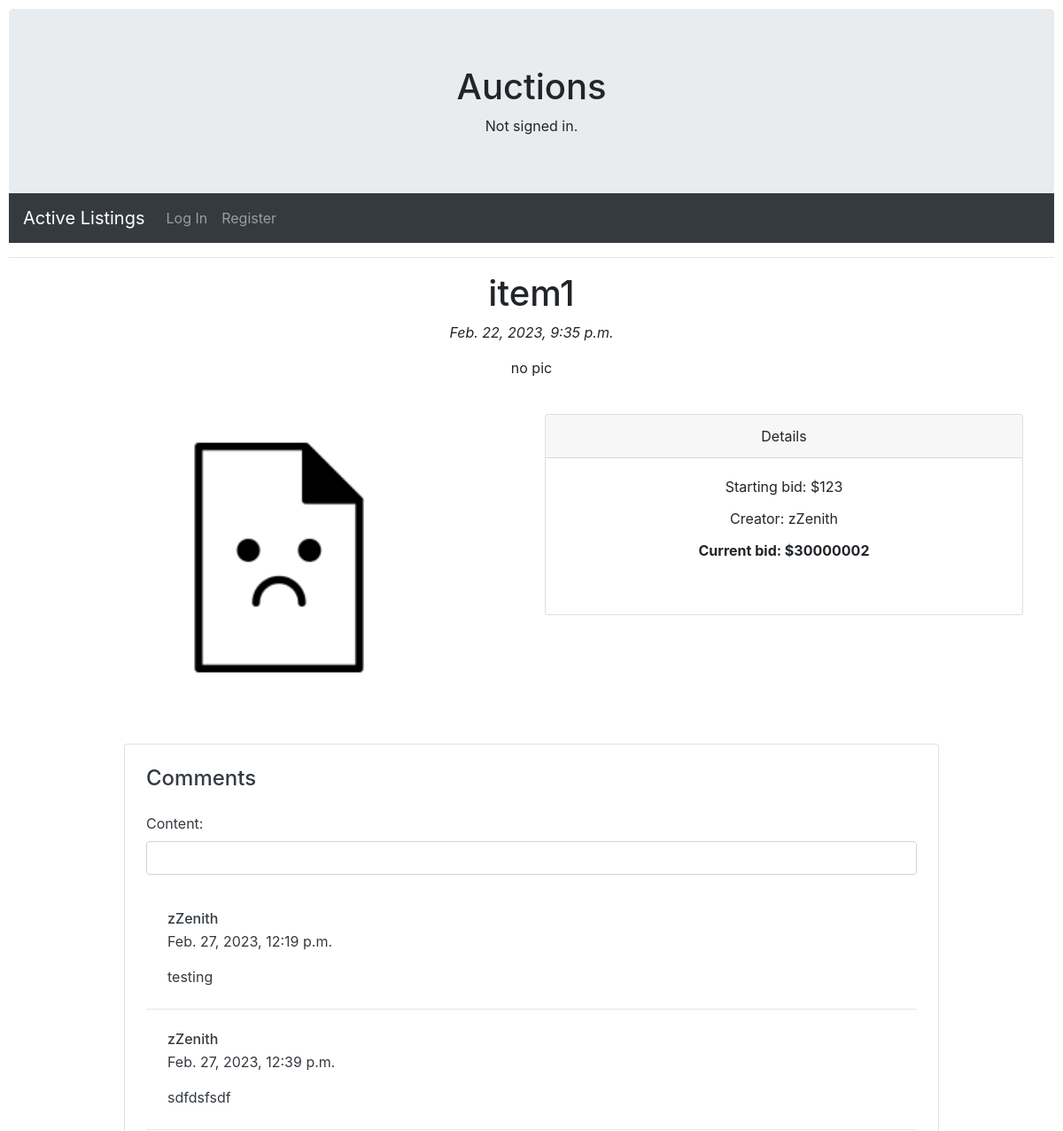
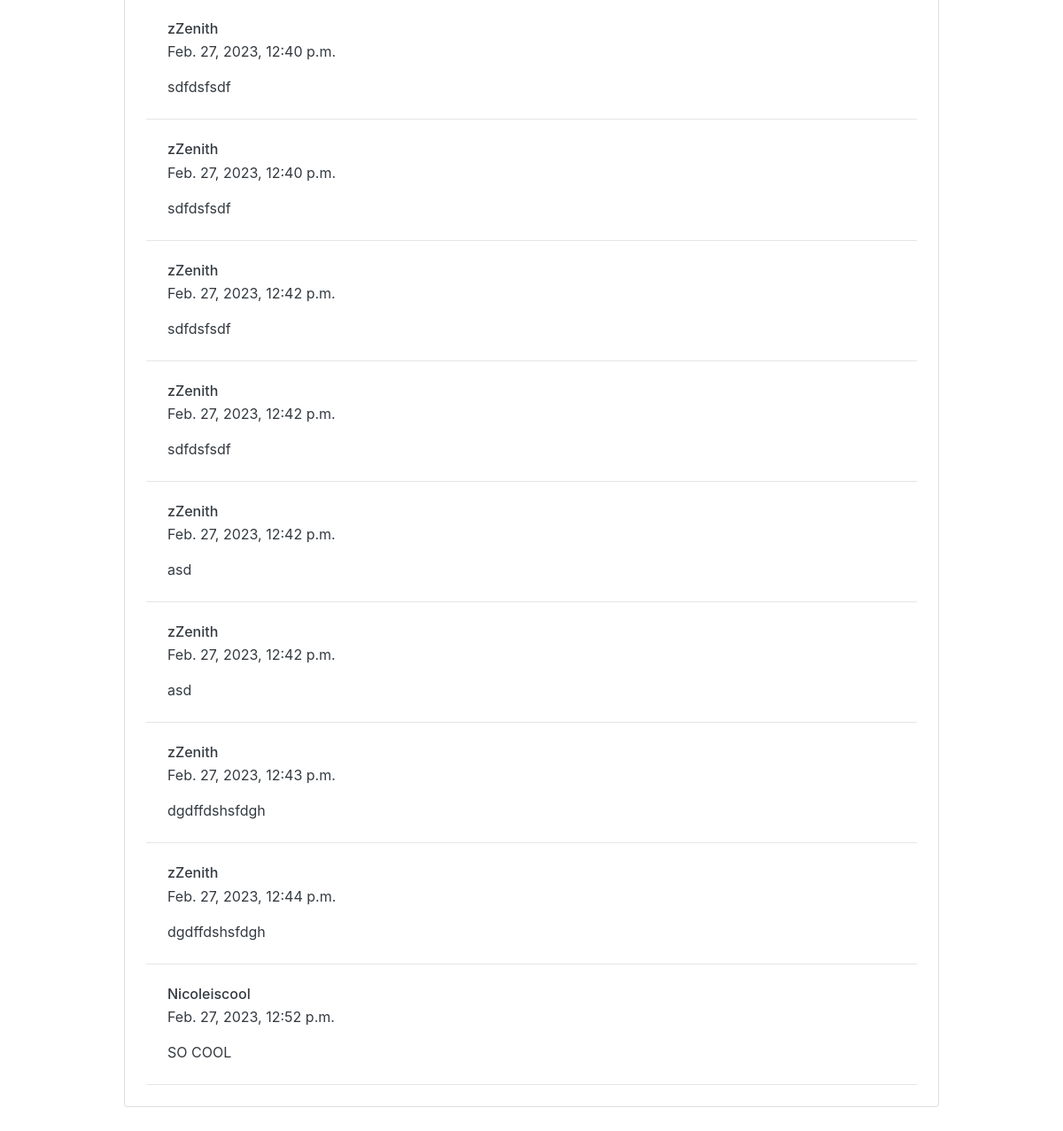
Screenshot of /details/item1/ with the database file from the repository (2 pictures, top to bottom).
### auctions/models.py (models this page shows)
class Listing(models.Model):
    listing_name = models.CharField(primary_key=True, max_length=64)
    listing_desc = models.CharField(max_length=256)
    starting_bid = models.IntegerField()
    current_bid = models.ForeignKey(
        Bid, on_delete=models.CASCADE, null=True, blank=True)
    creator = models.ForeignKey(User, on_delete=models.CASCADE)
    post_date = models.DateTimeField(default=now, editable=False)
    picture = models.ImageField(blank=True, null=True, upload_to="images/")

class User(AbstractUser):
    pass

class Bid(models.Model):
    buyer = models.ForeignKey(User, on_delete=models.CASCADE)
    value = models.IntegerField()

class Comment(models.Model):
    user = models.ForeignKey(User, on_delete=models.CASCADE)
    content = models.CharField(max_length=512, blank=True)
    item = models.ForeignKey(Listing, on_delete=models.CASCADE)
    post_date = models.DateTimeField(default=now, editable=False)

### auctions/views.py (the view, shortened to what this page needs)
# urls.py: path("details/<str:item>/", views.details, name="details"),
def details(request, item):
    listing = Listing.objects.get(listing_name=item)
    comments = Comment.objects.filter(item=listing)
    return render(request, "auctions/details.html", {
        'listing': listing,
        'form': BidForm,
        'comments': comments,
        'form2': CommentForm
    })

### auctions/templates/auctions/details.html (shortened to what this page needs)
{% extends "auctions/layout.html" %}
{% block body %}
<div class="container text-center">
    <h1>{{listing.listing_name}}</h1>
    <p><em>{{listing.post_date}}</em></p>
    <p>{{listing.listing_desc}}</p>
    <br>
    <div class="row">
        <div class="col-sm-6">
            <img src="{{listing.picture.url}}" alt="{{listing.listing_name}}" width="60%">
        </div>
        <div class="col-sm-6">
            <div class="card">
                <div class="card-header">
                    Details
                </div>
                <div class="card-body">
                    <p class="card-title">Starting bid: ${{listing.starting_bid}}</p>
                    <p class="card-title">Creator: {{listing.creator.username}}</p>
                    {% if listing.current_bid %}
                    <p class="card-text"><strong>Current bid: ${{listing.current_bid.value}}</strong></p><br>
                    {% else %}
                    <p><strong>No bids so far</strong></p><br>
                    {% endif %}
                </div>
            </div>
        </div>
    </div>
</div>
<div class="container my-6 py-5">
    <div class="row d-flex justify-content-center">
        <div class="col-md-12 col-lg-10">
            <div class="card text-dark">
                <div class="card-body p-4">
                    <h4 class="mb-0">Comments</h4>
                    <br>
                    <div class="mb-3">
                        <form action="" method="POST">
                            {{form2}}
                        </form>
                    </div>
                    {% if comments %}
                    {% for comment in comments %}
                    <div class="card-body p-4">
                        <div class="d-flex flex-start">
                            <div>
                                <h6 class="fw-bold mb-1">{{comment.user.username}}</h6>
                                <div class="d-flex align-items-center mb-3">
                                    <p class="mb-0">
                                        {{comment.post_date}}
                                    </p>
                                </div>
                                <p class="mb-0">
                                    {{comment.content}}
                                </p>
                            </div>
                        </div>
                    </div>
                    <hr class="my-0" />
                    {% endfor %}
                    {% else %}
                    <hr>
                    <h6 class="fw-bold mb-1">No comments</h6>
                    {% endif %}
                </div>
            </div>
        </div>
    </div>
    {% endblock %}

### auctions/static/auctions/styles.css (style rules this page uses)
body { padding: 10px; }

### rows the page displays
Listing: listing_name "item1", post_date "Feb. 22, 2023, 9:35 p.m.", listing_desc "no pic", picture (placeholder picture), starting_bid "123", creator.username "zZenith", current_bid.value "30000002"
Comment: user.username "zZenith", post_date "Feb. 27, 2023, 12:19 p.m.", content "testing"
Comment: user.username "zZenith", post_date "Feb. 27, 2023, 12:39 p.m.", content "sdfdsfsdf"
Comment: user.username "zZenith", post_date "Feb. 27, 2023, 12:40 p.m.", content "sdfdsfsdf"
Comment: user.username "zZenith", post_date "Feb. 27, 2023, 12:40 p.m.", content "sdfdsfsdf"
Comment: user.username "zZenith", post_date "Feb. 27, 2023, 12:42 p.m.", content "sdfdsfsdf"
Comment: user.username "zZenith", post_date "Feb. 27, 2023, 12:42 p.m.", content "sdfdsfsdf"
Comment: user.username "zZenith", post_date "Feb. 27, 2023, 12:42 p.m.", content "asd"
Comment: user.username "zZenith", post_date "Feb. 27, 2023, 12:42 p.m.", content "asd"
Comment: user.username "zZenith", post_date "Feb. 27, 2023, 12:43 p.m.", content "dgdffdshsfdgh"
Comment: user.username "zZenith", post_date "Feb. 27, 2023, 12:44 p.m.", content "dgdffdshsfdgh"
Comment: user.username "Nicoleiscool", post_date "Feb. 27, 2023, 12:52 p.m.", content "SO COOL"
